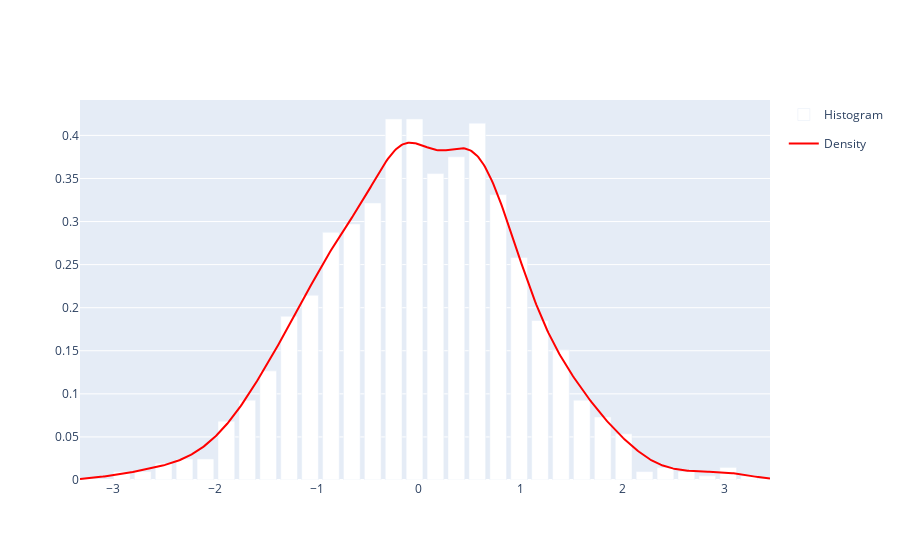

The cell this chart's notebook holds for it:
### Markdown cell above
### Density with Histogram

### Code cell
df = pd.DataFrame({'x': np.random.randn(1000)})

(ggplot(df, aes(x='x'))
 + geom_histogram(aes(y=after_stat('density')), bins=30, fill='lightgray', color='white')
 + geom_density(color='red', size=2))

### Figure 1 — Plotly figure (JSON) as saved in the notebook; plotly's stock layout.template omitted (floating-point values rounded to 4 significant figures; data arrays with more than 128 entries replaced by an {"elided": "..."} marker saying what was removed)
{"data": [{"legendgroup": "Histogram", "marker": {"color": "white"}, "name": "Histogram", "opacity": 1, "showlegend": true, "type": "bar", "x": [-2.917, -2.712, -2.506, -2.301, -2.096, -1.891, -1.685, -1.48, -1.275, -1.07, -0.8645, -0.6592, -0.454, -0.2487, -0.0435, 0.1617, 0.367, 0.5722, 0.7775, 0.9827, 1.188, 1.393, 1.598, 1.804, 2.009, 2.214, 2.419, 2.625, 2.83, 3.035, 3.24], "xaxis": "x", "y": [0.009745, 0.009745, 0.01949, 0.02436, 0.02436, 0.06821, 0.09257, 0.1267, 0.19, 0.2144, 0.2875, 0.2972, 0.3216, 0.419, 0.419, 0.3557, 0.3752, 0.4141, 0.3313, 0.2582, 0.1851, 0.151, 0.09257, 0.07308, 0.0536, 0.009745, 0.01462, 0.009745, 0.004872, 0.01462, 0.004872], "yaxis": "y"}, {"fillcolor": "red", "legendgroup": "Density", "line": {"color": "red", "dash": "solid"}, "mode": "lines", "name": "Density", "opacity": 1, "showlegend": true, "type": "scatter", "x": {"elided": "512 float values"}, "xaxis": "x", "y": {"elided": "512 float values"}, "yaxis": "y"}], "layout": {"barmode": "stack", "legend": {"x": 1.02, "xanchor": "left", "y": 1, "yanchor": "top"}, "showlegend": true, "xaxis": {"anchor": "y", "domain": [0, 1]}, "yaxis": {"anchor": "x", "domain": [0, 1], "rangemode": "tozero"}}}
